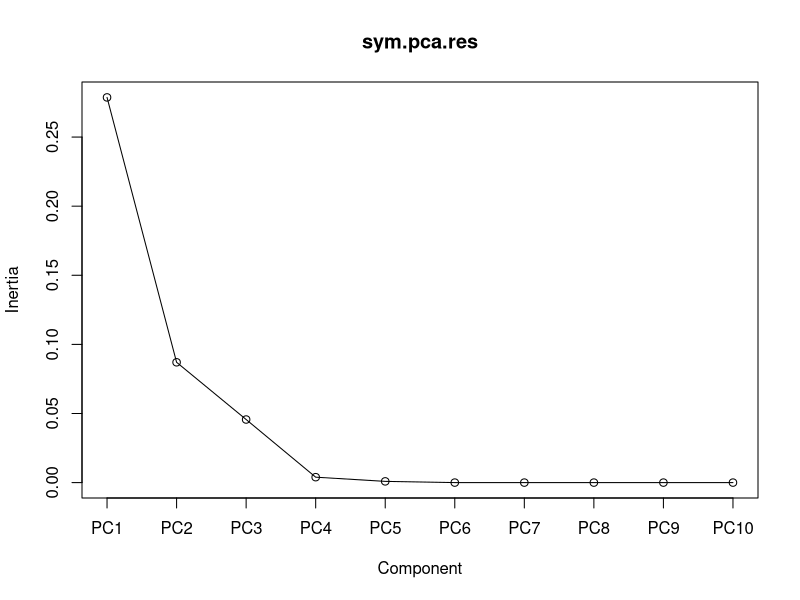
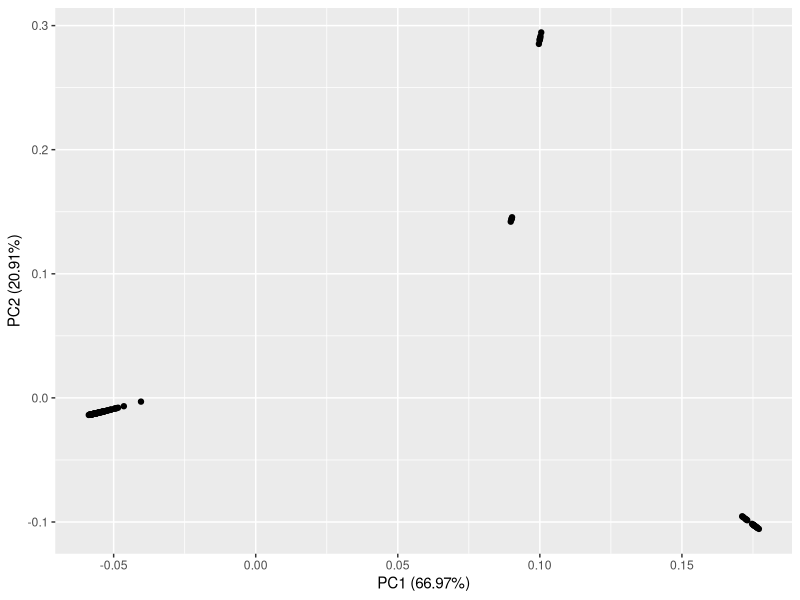
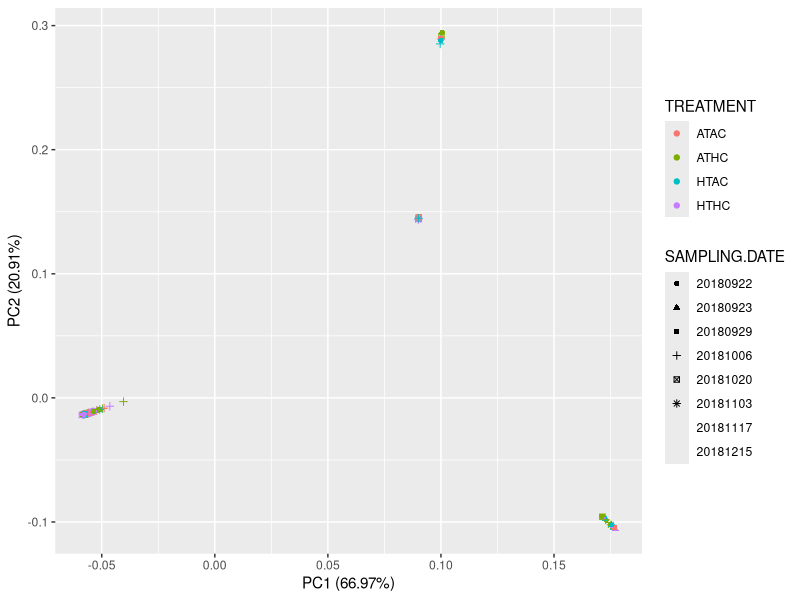
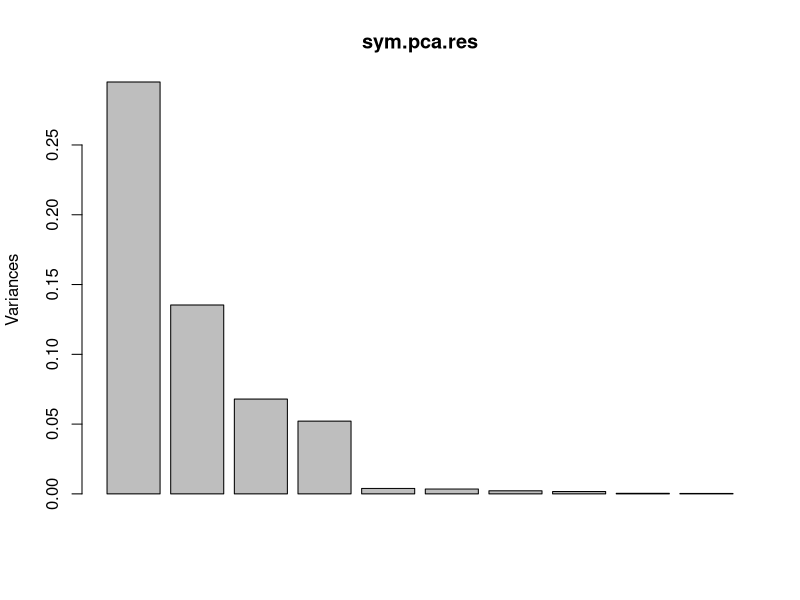
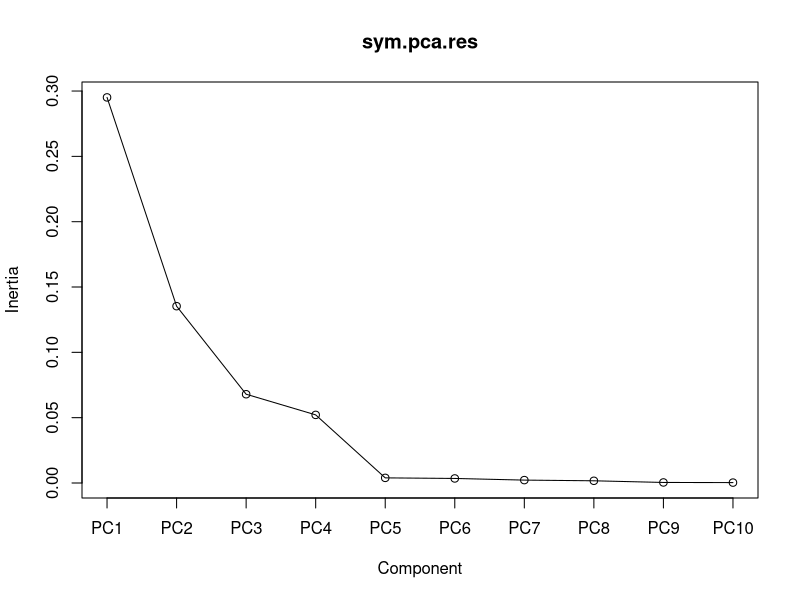
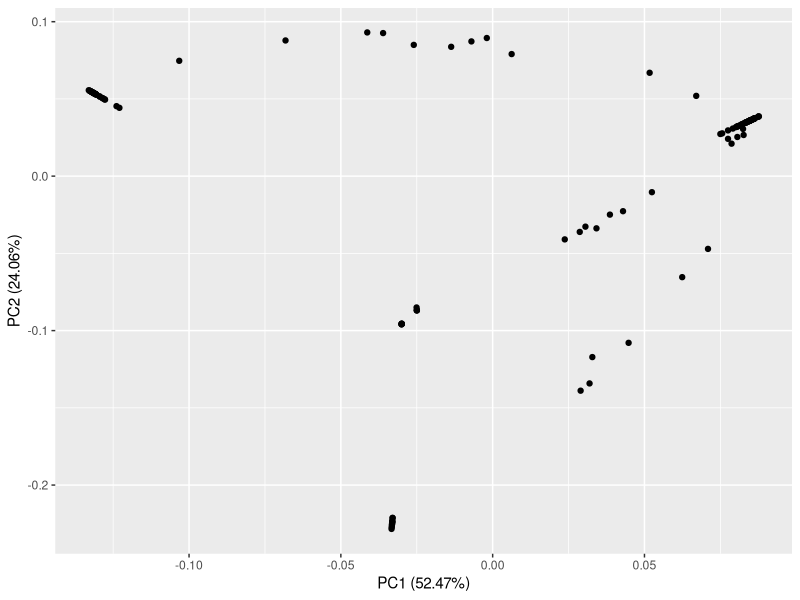
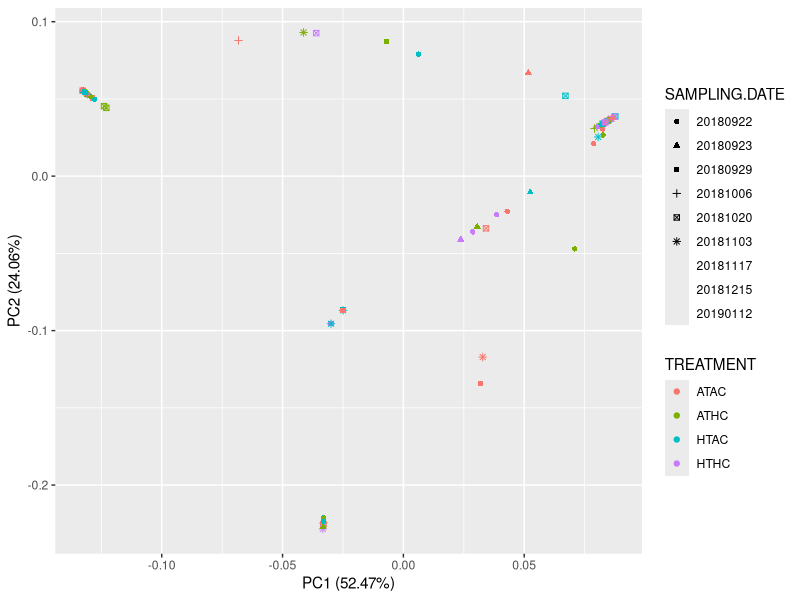

Generate these figures, in order, with R: (Note: this script raises an error after producing the figures.)
## ---- chunk 1
knitr::opts_chunk$set(echo = TRUE, warning = FALSE, message = FALSE)

## install packages if you dont already have them
if (!require("tidyverse")) install.packages("tidyverse")
if (!require("lubridate")) install.packages("lubridate")
if (!require("vegan")) install.packages("vegan")
if (!require("ggfortify")) install.packages("ggfortify")

# load packages
library(tidyverse)
library(lubridate)
library(vegan)
library(ggfortify)

## ---- chunk 2
#read in ITS2 profile counts data generated by SymPortal
data <- read.csv("ITS2_seq/R_Input/ITS2_Profiles.csv", sep=",", header=TRUE)
rownames(data) <-data$sample_name
otumat <- as.matrix(data[,-c(1)])
#otumat <- as.matrix(t(otumat))

#read in sample metadata
meta <- read.csv("ITS2_seq/R_Input/ITS2_ids.csv", sep=",", header=TRUE)
## ---- chunk 3
#Pacuta
Pact <- merge(data, meta, by="sample_name")
Pact <- subset(Pact, Species == "Pacuta")
Pact_meta <- Pact[,15:20]
str(Pact_meta)
Pact_meta$SAMPLING.DATE <- as.factor(Pact_meta$SAMPLING.DATE)
rownames(Pact) <- Pact$sample_name
Pact <- as.matrix(Pact[,2:14])

Rel.Sym.Data <- Pact/rowSums(Pact) #calculate the Relative Abundance
N <- rowSums(Rel.Sym.Data) # calculate row sums of the relative abundnaces, should sum to 1
N #Display Row Sums, should all be 1

#Transform Relative Abundance Matrix using sqrt
Trans.Rel.Sym.Data <- sqrt(Rel.Sym.Data) #sqrt transform the matrix
Trans.Rel.Sym.Data #view data

##### PCA #####

sym.pca.res <- prcomp(Trans.Rel.Sym.Data, retx=TRUE) #principal components analysis on sym data
summary(sym.pca.res) #analysis summary

#use scree diagram to determine break in majority versus minority variation explaination components
screeplot(sym.pca.res, type="lines")

#plot the PCA
autoplot(sym.pca.res)
autoplot(sym.pca.res, data = Pact_meta, colour = 'TREATMENT', shape='SAMPLING.DATE')

## ---- chunk 4
#Mcap
Mcap <- merge(data, meta, by="sample_name")
Mcap <- subset(Mcap, Species == "Mcapitata")
Mcap_meta <- Mcap[,15:20]
str(Mcap_meta)
Mcap_meta$SAMPLING.DATE <- as.factor(Mcap_meta$SAMPLING.DATE)
rownames(Mcap) <- Mcap$sample_name
Mcap <- as.matrix(Mcap[,2:14])

Rel.Sym.Data <- Mcap/rowSums(Mcap) #calculate the Relative Abundance
N <- rowSums(Rel.Sym.Data) # calculate row sums of the relative abundnaces, should sum to 1
N #Display Row Sums, should all be 1

#Transform Relative Abundance Matrix using sqrt
Trans.Rel.Sym.Data <- sqrt(Rel.Sym.Data) #sqrt transform the matrix
Trans.Rel.Sym.Data #view data

##### PCA #####

sym.pca.res <- prcomp(Trans.Rel.Sym.Data, retx=TRUE) #principal components analysis on sym data
summary(sym.pca.res) #analysis summary
plot(sym.pca.res)

#use scree diagram to determine break in majority versus minority variation explaination components
screeplot(sym.pca.res, type="lines")

#plot the PCA
autoplot(sym.pca.res)
autoplot(sym.pca.res, data = Mcap_meta, colour = 'TREATMENT', shape='SAMPLING.DATE')
## ---- chunk 5
#All Data
Rel.data <- data/rowSums(data[,2:12])
Rel.data$sample_name <- rownames(Rel.data)
all.data <- merge(Rel.data, meta, by="sample_name")
all.data <- all.data[,-1]

Profile <- colnames(all.data[,1:12])
Profile 

df <- all.data %>%
  pivot_longer(cols = C1d.C42.2.C1.C3cg:D1.D4.D6.D1ab,
               names_to = c("Profile"),
               values_to="rel.abun")

df$TIME.POINT <- as.numeric(df$TIME.POINT)
df$group <- paste0(df$SAMPLING.DATE,sep="_",df$Rep)
str(df)

ggplot(data = df, mapping = aes(x = group, y = rel.abun, fill = Profile)) +
    geom_bar(position="fill", stat="identity") +
    facet_wrap(facets =  vars(Species, TREATMENT), ncol = 4)+
    ylab("Relative Abundance")+
    theme_classic()+
    theme(axis.text.x = element_text(size=rel(0.3),angle = 90))+
    guides(shape = guide_legend(override.aes = list(size = 0.2)))+
    guides(color = guide_legend(override.aes = list(size = 0.2)))+
    theme(legend.title = element_text(size = 6), 
               legend.text = element_text(size = 4))

ggsave("Output/Final_Figures/rel.abund.its2.pdf")
ggsave("Output/Final_Figures/rel.abund.its2.png")

## ---- chunk 6
## PERMANOVA
#MCAP
Mcap <- all.data %>%
  filter(Species == "Mcapitata")

MC.mat <- Mcap[,1:12]
MC.info <- Mcap[,13:19]

MC.permanova <- adonis(MC.mat ~ TREATMENT*TIME.POINT, data=MC.info, method = "bray", permutations=999)
MC.permanova


Pact <- all.data %>%
  filter(Species == "Pacuta")

PA.mat <- Pact[,1:12]
PA.info <- Pact[,13:19]

PA.permanova <- adonis(PA.mat ~ TREATMENT*TIME.POINT, data=PA.info, method = "bray", permutations=999)
PA.permanova
